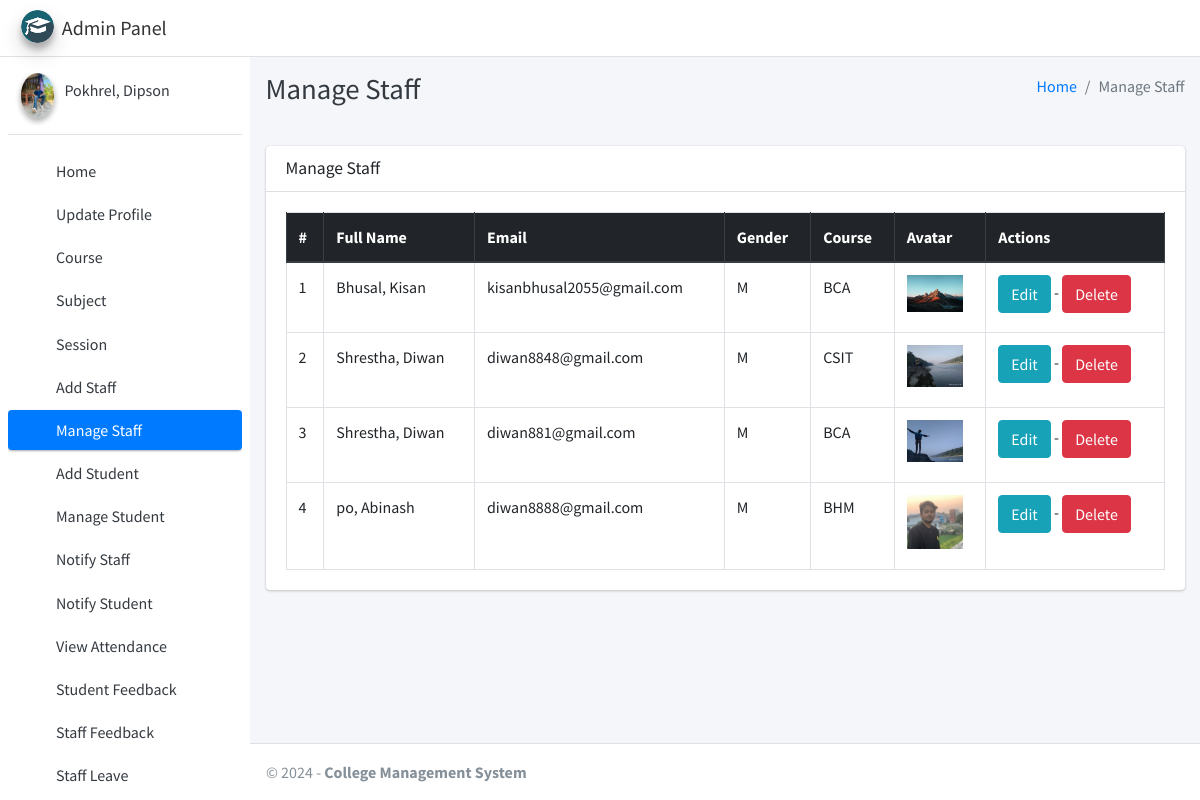
Page /staff/manage/ (signed in) on the committed database.
### main_app/models.py (models this page shows, shortened)
class CustomUser(AbstractUser):
    USER_TYPE = ((1, "HOD"), (2, "Staff"), (3, "Student"))
    GENDER = [("M", "Male"), ("F", "Female")]
    username = None  # Removed username, using email instead
    email = models.EmailField(unique=True)
    user_type = models.CharField(default=1, choices=USER_TYPE, max_length=1)
    gender = models.CharField(max_length=1, choices=GENDER)
    profile_pic = models.ImageField()
    address = models.TextField()
    fcm_token = models.TextField(default="")  # For firebase notifications
    created_at = models.DateTimeField(auto_now_add=True)
    updated_at = models.DateTimeField(auto_now=True)
    USERNAME_FIELD = "email"
    REQUIRED_FIELDS = []
    objects = CustomUserManager()
    def __str__(self):
        return self.last_name + ", " + self.first_name

class Staff(models.Model):
    course = models.ForeignKey(Course, on_delete=models.DO_NOTHING, null=True, blank=False)
    admin = models.OneToOneField(CustomUser, on_delete=models.CASCADE)

class Course(models.Model):
    name = models.CharField(max_length=120)
    created_at = models.DateTimeField(auto_now_add=True)
    updated_at = models.DateTimeField(auto_now=True)

### main_app/hod_views.py (the view)
# urls.py: path("staff/manage/", hod_views.manage_staff, name='manage_staff'),
def manage_staff(request):
    allStaff = CustomUser.objects.filter(user_type=2)
    context = {
        'allStaff': allStaff,
        'page_title': 'Manage Staff'
    }
    return render(request, "hod_template/manage_staff.html", context)

### main_app/templates/hod_template/manage_staff.html
{% extends 'main_app/base.html' %}
{% load static %}
{% block page_title %}{{page_title}}{% endblock page_title %}
{% block content %}
<section class="content">
    <div class="container-fluid">
        <div class="row">
            <div class="col-md-12">
                <div class="card">
                    <div class="card-header">
                        <h3 class="card-title">{{page_title}}</h3>
                    </div>
                    <div class="card-body">
                        <table id="example2" class="table table-bordered table-hover">
                            <thead class="thead-dark">
                                <tr>
                                    <th>#</th>
                                    <th>Full Name</th>
                                    <th>Email</th>
                                    <th>Gender</th>
                                    <th>Course</th>
                                    <th>Avatar</th>
                                    <th>Actions</th>
                                </tr>
                            </thead>
                            <tbody>
                                {% for staff in allStaff %}
                                <tr>
                                    <td>{{ forloop.counter }}</td>
                                    <td>{{staff.last_name}}, {{staff.first_name}}</td>
                                    <td>{{staff.email}}</td>
                                    <td>{{staff.gender}}</td>
                                    <td>{{staff.staff.course.name}}</td>
                                    <td>
                                        {% if staff.profile_pic == ""  %}
                                        No Image
                                        {% else %}
                                        <img class="img img-fluid mb-2" height="56" width="56"
                                            src="{{staff.profile_pic}}" alt="">
                                        {% endif %}
                                    </td>
                                    <td>
                                        <a href="{% url 'edit_staff' staff.staff.id %}" class="btn btn-info">Edit</a> -
                                        <a href="{% url 'delete_staff' staff.staff.id %}" class="btn btn-danger" onclick="return confirm('Are you sure about this ?')">Delete</a>
                                    </td>
                                </tr>
                                {% endfor %}
                            </tbody>
                        </table>
                    </div>
                </div>
            </div>
        </div>
    </div>
</section>
{% endblock content %}

### main_app/templates/main_app/sidebar_template.html (shortened to what this page needs)
{% load static %}
<aside class="main-sidebar sidebar-light-primary elevation-10">
    {% if request.user.user_type == '1' %}
    <a href="{% url 'admin_home' %}" class="brand-link">
        <img src="{% static 'dist/img/cmsl.png' %} " alt="AdminLTE Logo"
            class="brand-image img-circle elevation-3" >
        <span class="brand-text font-weight-dark">Admin Panel</span>
    </a>
    <div class="sidebar">
        <div class="user-panel mt-3 pb-3 mb-3 d-flex">
            <div class="image">
                <img src="{{ request.user.profile_pic}}" class="img-circle elevation-2" alt="User Image">
            </div>
            <div class="info">
                <a href="#" class="d-block">{{user}}</a>
            </div>
        </div>
        <nav class="mt-2">
            <ul class="nav nav-pills nav-sidebar flex-column" data-widget="treeview" role="menu" data-accordion="false">
                <li class="nav-item">
                    {% url 'admin_home' as admin_home %}
                    <a href="{{admin_home}}" class="nav-link {% if admin_home == request.path %} active {% endif %}">
                        <i class="nav-icon fas fa-home"></i>
                        <p>
                            Home
                        </p>
                    </a>
                </li>
                <li class="nav-item">
                    {% url 'admin_view_profile' as admin_view_profile %}
                    <a href="{{admin_view_profile}}"
                        class="nav-link {% if admin_view_profile == request.path %} active {% endif %}">
                        <i class="nav-icon fas fa-address-card"></i>
                        <p>
                            Update Profile
                        </p>
                    </a>
                </li>
                <li class="nav-item has-treeview">
                    <a href="#" class="nav-link">
                        <i class="nav-icon fas fa-bookmark"></i>
                        <p>
                            Course
                            <i class="fas fa-angle-left right"></i>
                        </p>
                    </a>
                </li>
                <li class="nav-item has-treeview">
                    <a href="#" class="nav-link">
                        <i class="nav-icon fas fa-book"></i>
                        <p>
                            Subject
                            <i class="fas fa-angle-left right"></i>
                        </p>
                    </a>
                </li>
                <li class="nav-item has-treeview">
                    <a href="#" class="nav-link">
                        <i class="nav-icon fas fa-clock"></i>
                        <p>
                            Session
                            <i class="fas fa-angle-left right"></i>
                        </p>
                    </a>
                </li>
                <li class="nav-item">
                    {% url 'add_staff' as add_staff %}
                    <a href="{{add_staff}}" class="nav-link {% if add_staff == request.path %} active {% endif %}">
                        <i class="nav-icon fas fa-user-plus"></i>
                        <p>
                            Add Staff
                        </p>
                    </a>
                </li>
                <li class="nav-item">
                    {% url 'manage_staff' as manage_staff %}
                    {% url 'edit_staff' staff_id as edit_staff %}
                    <a href="{{manage_staff}}"
                        class="nav-link {% if manage_staff == request.path or request.path == edit_staff %} active {% endif %}">
                        <i class="nav-icon fas fa-th"></i>
                        <p>
                            Manage Staff
                        </p>
                    </a>
                </li>
                <li class="nav-item">
                    {% url 'add_student' as add_student%}
                    <a href="{{add_student}}" class="nav-link  {% if add_student == request.path %} active {% endif %}">
                        <i class="nav-icon fas fa-user-plus"></i>
                        <p>
                            Add Student
                        </p>
                    </a>
                </li>
                <li class="nav-item">
                    {% url 'manage_student' as manage_student %}
                    {% url 'edit_student' student_id as edit_student %}
                    <a href="{{manage_student}}"
                        class="nav-link  {% if edit_student == request.path or manage_student == request.path %} active {% endif %}">
                        <i class="nav-icon fas fa-th"></i>
                        <p>
                            Manage Student
                        </p>
                    </a>
                </li>
                 <li class="nav-item">
                    {% url 'admin_notify_staff' as admin_notify_staff %}
                    <a href="{{admin_notify_staff}}"
                        class="nav-link {% if admin_notify_staff == request.path %} active {% endif %}">
                        <i class="nav-icon fas fa-bullhorn"></i>
                        <p>
                            Notify Staff
                        </p>
                    </a>
                </li>
                <li class="nav-item">
                    {% url 'admin_notify_student' as admin_notify_student %}
                    <a href="{{admin_notify_student}}"
                        class="nav-link {% if admin_notify_student == request.path %} active {% endif %}">
                        <i class="nav-icon fas fa-bullhorn"></i>
                        <p>
                            Notify Student
                        </p>
                    </a>
                </li>
                <li class="nav-item">
                    {% url 'admin_view_attendance' as admin_view_attendance %}
                <li class="nav-item">
                    <a href="{{admin_view_attendance}}"
                        class="nav-link  {% if admin_view_attendance == request.path %} active {% endif %}">
                        <i class="nav-icon fas fa-calendar-alt"></i>
                        <p>
                            View Attendance
                        </p>
                    </a>
                </li>
                <li class="nav-item">
                    {% url 'student_feedback_message' as student_feedback_message %}
                    <a href="{{ student_feedback_message }}"
                        class="nav-link  {% if student_feedback_message == request.path %} active {% endif %}">
                        <i class="nav-icon fas fa-comment-alt"></i>
                        <p>
                            Student Feedback
                        </p>
                    </a>
                </li>
                <li class="nav-item">
                    {% url 'staff_feedback_message' as staff_feedback_message %}
                    <a href="{{staff_feedback_message}}"
                        class="nav-link   {% if staff_feedback_message == request.path %} active {% endif %}">
                        <i class="nav-icon fas fa-comment"></i>
                        <p>
                            Staff Feedback
                        </p>
                    </a>
                </li>
                <li class="nav-item">
                    {% url 'view_staff_leave' as view_staff_leave %}
                    <a href="{{view_staff_leave}}"
                        class="nav-link  {% if view_staff_leave == request.path %} active {% endif %}">
                        <i class="nav-icon fas fa-check-double"></i>
                        <p>
                            Staff Leave
                        </p>
                    </a>
                </li>
                                        {% endif %}
                                    </ul>
                                </nav>
                            </div>
</aside>

### rows in the picture
CustomUser: user.profile_pic (picture), last_name+first_name "Pokhrel, Dipson"
CustomUser: last_name "Bhusal", first_name "Kisan", email "kisanbhusal2055@gmail.com", gender "M", staff.course.name "BCA", profile_pic (picture)
CustomUser: last_name "Shrestha", first_name "Diwan", email "diwan8848@gmail.com", gender "M", staff.course.name "CSIT", profile_pic (picture)
CustomUser: last_name "Shrestha", first_name "Diwan", email "diwan881@gmail.com", gender "M", staff.course.name "BCA", profile_pic (picture)
CustomUser: last_name "po", first_name "Abinash", email "diwan8888@gmail.com", gender "M", staff.course.name "BHM", profile_pic (picture)

### other values in the picture
{{ page_title }} "Manage Staff"
